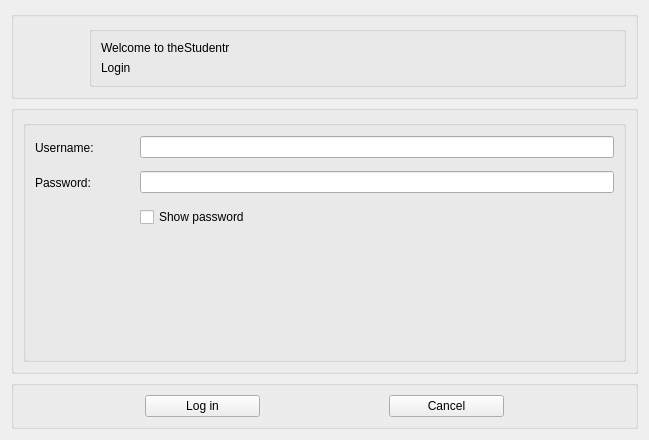
<?xml version="1.0" encoding="UTF-8"?>
<ui version="4.0">
 <class>loginForm</class>
 <widget class="QWidget" name="loginForm">
  <property name="geometry">
   <rect>
    <x>0</x>
    <y>0</y>
    <width>649</width>
    <height>440</height>
   </rect>
  </property>
  <property name="sizePolicy">
   <sizepolicy hsizetype="Expanding" vsizetype="Expanding">
    <horstretch>0</horstretch>
    <verstretch>0</verstretch>
   </sizepolicy>
  </property>
  <property name="windowTitle">
   <string>Form</string>
  </property>
  <layout class="QVBoxLayout" name="verticalLayout_3">
   <item>
    <widget class="QGroupBox" name="groupBox">
     <property name="sizePolicy">
      <sizepolicy hsizetype="Preferred" vsizetype="Fixed">
       <horstretch>0</horstretch>
       <verstretch>0</verstretch>
      </sizepolicy>
     </property>
     <property name="title">
      <string/>
     </property>
     <layout class="QHBoxLayout" name="horizontalLayout_2">
      <item>
       <widget class="QLabel" name="labelLogo">
        <property name="sizePolicy">
         <sizepolicy hsizetype="Fixed" vsizetype="Fixed">
          <horstretch>0</horstretch>
          <verstretch>0</verstretch>
         </sizepolicy>
        </property>
        <property name="minimumSize">
         <size>
          <width>60</width>
          <height>60</height>
         </size>
        </property>
        <property name="maximumSize">
         <size>
          <width>60</width>
          <height>60</height>
         </size>
        </property>
        <property name="text">
         <string/>
        </property>
        <property name="pixmap">
         <pixmap resource="../resources/resources.qrc">:/img/logo.svg</pixmap>
        </property>
        <property name="scaledContents">
         <bool>true</bool>
        </property>
       </widget>
      </item>
      <item>
       <widget class="QGroupBox" name="groupBox_5">
        <property name="sizePolicy">
         <sizepolicy hsizetype="Preferred" vsizetype="Fixed">
          <horstretch>0</horstretch>
          <verstretch>0</verstretch>
         </sizepolicy>
        </property>
        <property name="title">
         <string/>
        </property>
        <layout class="QVBoxLayout" name="verticalLayout_2">
         <item>
          <widget class="QLabel" name="labelWelcome">
           <property name="text">
            <string>Welcome to theStudentr</string>
           </property>
          </widget>
         </item>
         <item>
          <widget class="QLabel" name="labelLogin">
           <property name="text">
            <string>Login</string>
           </property>
          </widget>
         </item>
        </layout>
       </widget>
      </item>
     </layout>
    </widget>
   </item>
   <item>
    <widget class="QGroupBox" name="groupBox_2">
     <property name="title">
      <string/>
     </property>
     <layout class="QVBoxLayout" name="verticalLayout_4">
      <item>
       <widget class="QGroupBox" name="groupBox_4">
        <property name="title">
         <string/>
        </property>
        <layout class="QVBoxLayout" name="verticalLayout">
         <item>
          <layout class="QGridLayout" name="gridLayout" rowminimumheight="25,25,25">
           <property name="sizeConstraint">
            <enum>QLayout::SetDefaultConstraint</enum>
           </property>
           <property name="verticalSpacing">
            <number>10</number>
           </property>
           <item row="0" column="0">
            <widget class="QLabel" name="labelUsername">
             <property name="text">
              <string>Username:</string>
             </property>
            </widget>
           </item>
           <item row="0" column="1">
            <spacer name="horizontalSpacer_2">
             <property name="orientation">
              <enum>Qt::Vertical</enum>
             </property>
             <property name="sizeType">
              <enum>QSizePolicy::Fixed</enum>
             </property>
             <property name="sizeHint" stdset="0">
              <size>
               <width>40</width>
               <height>20</height>
              </size>
             </property>
            </spacer>
           </item>
           <item row="0" column="2">
            <widget class="QLineEdit" name="lineUsername"/>
           </item>
           <item row="1" column="0">
            <widget class="QLabel" name="labelPassword">
             <property name="text">
              <string>Password:</string>
             </property>
            </widget>
           </item>
           <item row="1" column="1">
            <spacer name="horizontalSpacer_3">
             <property name="orientation">
              <enum>Qt::Vertical</enum>
             </property>
             <property name="sizeType">
              <enum>QSizePolicy::Fixed</enum>
             </property>
             <property name="sizeHint" stdset="0">
              <size>
               <width>40</width>
               <height>20</height>
              </size>
             </property>
            </spacer>
           </item>
           <item row="1" column="2">
            <widget class="QLineEdit" name="linePassword">
             <property name="echoMode">
              <enum>QLineEdit::Password</enum>
             </property>
            </widget>
           </item>
           <item row="2" column="2">
            <widget class="QCheckBox" name="checkShowPass">
             <property name="text">
              <string>Show password</string>
             </property>
            </widget>
           </item>
          </layout>
         </item>
         <item>
          <widget class="QLabel" name="labelMismatch">
           <property name="text">
            <string/>
           </property>
          </widget>
         </item>
         <item>
          <spacer name="verticalSpacer">
           <property name="orientation">
            <enum>Qt::Vertical</enum>
           </property>
           <property name="sizeHint" stdset="0">
            <size>
             <width>20</width>
             <height>40</height>
            </size>
           </property>
          </spacer>
         </item>
        </layout>
       </widget>
      </item>
     </layout>
    </widget>
   </item>
   <item>
    <widget class="QGroupBox" name="groupBox_3">
     <property name="sizePolicy">
      <sizepolicy hsizetype="Preferred" vsizetype="Fixed">
       <horstretch>0</horstretch>
       <verstretch>0</verstretch>
      </sizepolicy>
     </property>
     <property name="title">
      <string/>
     </property>
     <layout class="QHBoxLayout" name="horizontalLayout">
      <item>
       <spacer name="horizontalSpacer_4">
        <property name="orientation">
         <enum>Qt::Vertical</enum>
        </property>
        <property name="sizeHint" stdset="0">
         <size>
          <width>122</width>
          <height>20</height>
         </size>
        </property>
       </spacer>
      </item>
      <item>
       <widget class="QPushButton" name="LoginButton">
        <property name="text">
         <string>Log in</string>
        </property>
        <property name="icon">
         <iconset resource="../resources/resources.qrc">
          <normaloff>:/icons/fingerprint.svg</normaloff>:/icons/fingerprint.svg</iconset>
        </property>
        <property name="iconSize">
         <size>
          <width>13</width>
          <height>13</height>
         </size>
        </property>
       </widget>
      </item>
      <item>
       <spacer name="horizontalSpacer">
        <property name="orientation">
         <enum>Qt::Vertical</enum>
        </property>
        <property name="sizeHint" stdset="0">
         <size>
          <width>123</width>
          <height>20</height>
         </size>
        </property>
       </spacer>
      </item>
      <item>
       <widget class="QPushButton" name="CancelButton">
        <property name="text">
         <string>Cancel</string>
        </property>
        <property name="icon">
         <iconset resource="../resources/resources.qrc">
          <normaloff>:/icons/cross-circle.svg</normaloff>:/icons/cross-circle.svg</iconset>
        </property>
        <property name="iconSize">
         <size>
          <width>13</width>
          <height>13</height>
         </size>
        </property>
       </widget>
      </item>
      <item>
       <spacer name="horizontalSpacer_5">
        <property name="orientation">
         <enum>Qt::Vertical</enum>
        </property>
        <property name="sizeHint" stdset="0">
         <size>
          <width>122</width>
          <height>20</height>
         </size>
        </property>
       </spacer>
      </item>
     </layout>
    </widget>
   </item>
  </layout>
 </widget>
 <resources>
  <include location="../resources/resources.qrc"/>
 </resources>
 <connections/>
</ui>
